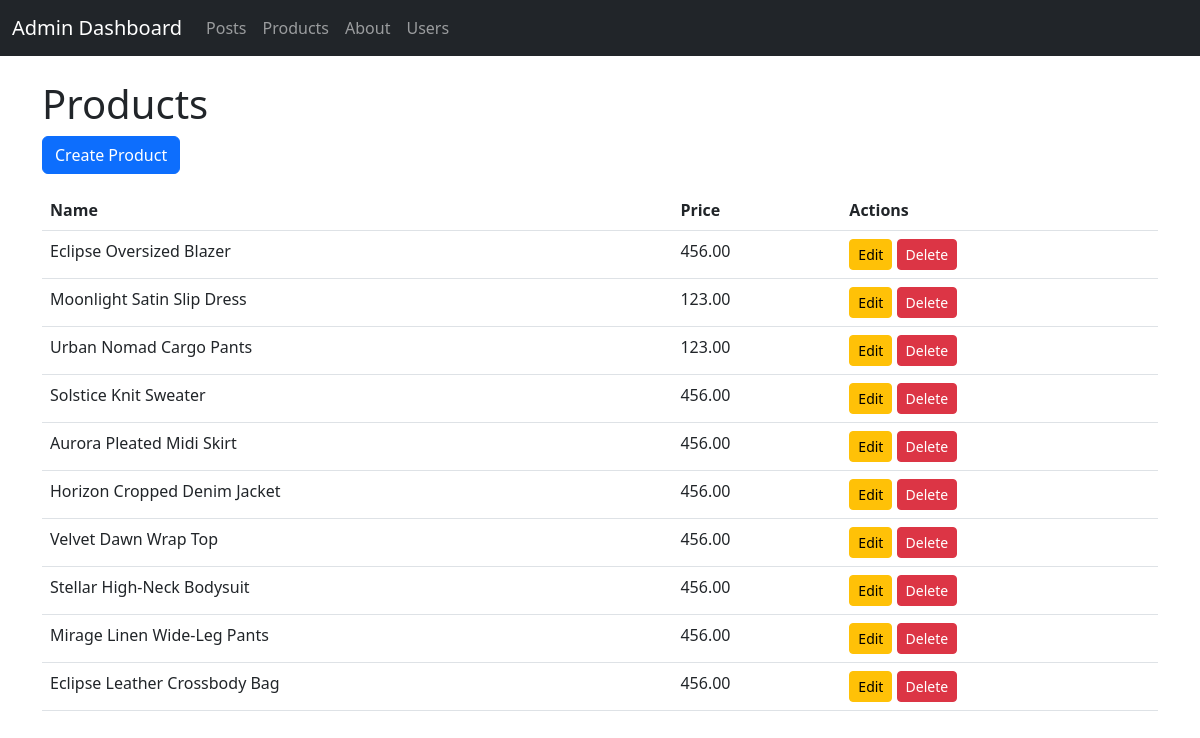
The app's page /admin-dashboard/admin/products/, older data.
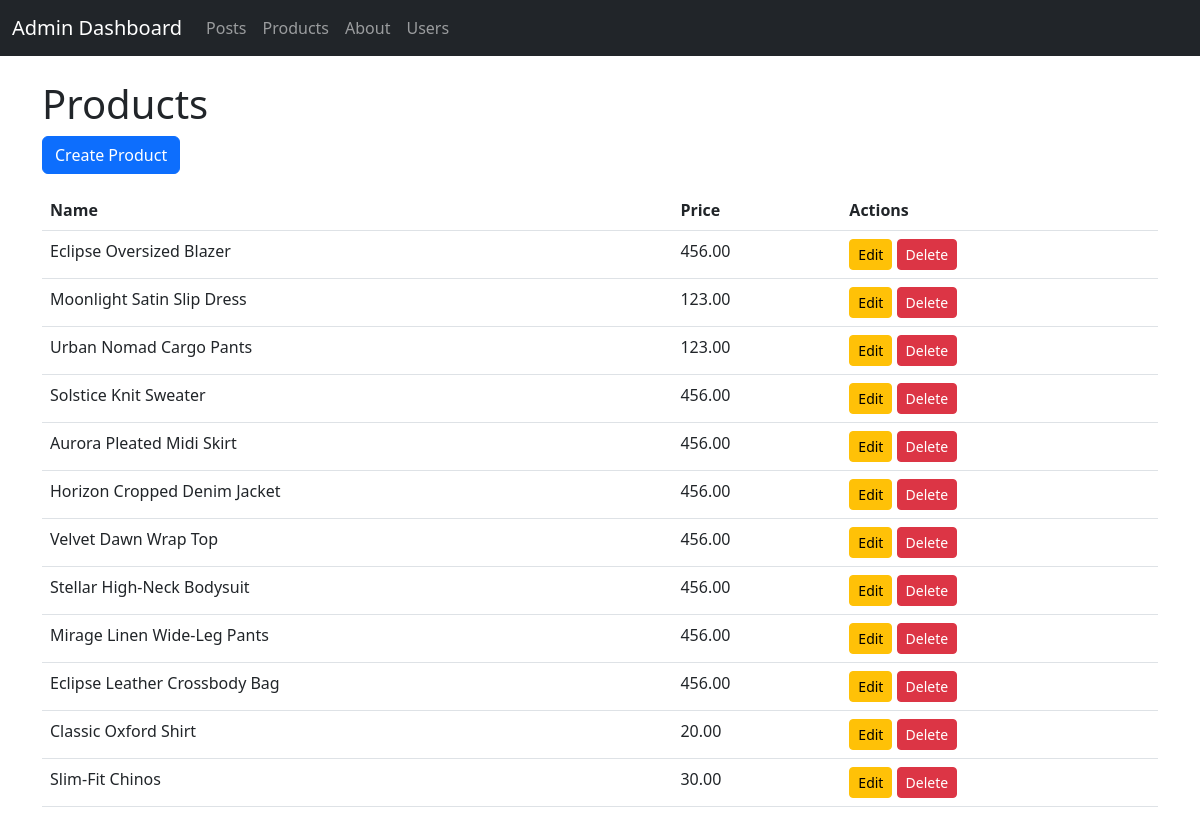
The same page, newer data.
### myapp/models.py (models this page shows, shortened)
class Product(models.Model):
    name = models.CharField(max_length=200)
    image = models.ImageField(upload_to='products/')
    description = models.TextField()
    price = models.DecimalField(max_digits=10, decimal_places=2)
    category = models.ForeignKey(Category, on_delete=models.CASCADE, null=True)
    is_best_selling = models.BooleanField(default=False)
    is_you_may_also_like = models.BooleanField(default=False)
    created_at = models.DateTimeField(auto_now_add=True)

### myapp/views.py (the view)
# urls.py: path('admin/products/', ProductAdminListView.as_view(), name='product_list_admin'),
class ProductAdminListView(ListView):
    model = Product
    template_name = 'myapp/product_list.html'

### myapp/context_processors.py (called while the page is built)
def categories(request):
    return {
        'categories': Category.objects.all()
    }

def cart_and_wishlist_counts(request):
    if request.user.is_authenticated:
        cart_count = Cart.objects.filter(user=request.user).count()
        wishlist_count = Wishlist.objects.filter(user=request.user).count()
    else:
        cart_count = 0
        wishlist_count = 0
    return {
        'cart_count': cart_count,
        'wishlist_count': wishlist_count,
    }

### myapp/templates/myapp/product_list.html
{% extends 'form/BaseAdmin.html' %}
{% block content %}
    <h1>Products</h1>
    <a href="{% url 'product_create_admin' %}" class="btn btn-primary mb-3">Create Product</a>
    <table class="table">
        <thead>
            <tr>
                <th>Name</th>
                <th>Price</th>
                <th>Actions</th>
            </tr>
        </thead>
        <tbody>
            {% for product in object_list %}
                <tr>
                    <td>{{ product.name }}</td>
                    <td>{{ product.price }}</td>
                    <td>
                        <a href="{% url 'product_update_admin' product.pk %}" class="btn btn-sm btn-warning">Edit</a>
                        <a href="{% url 'product_delete_admin' product.pk %}" class="btn btn-sm btn-danger">Delete</a>
                    </td>
                </tr>
            {% endfor %}
        </tbody>
    </table>
{% endblock %}

### template/form/BaseAdmin.html (shortened to what this page needs)
<!DOCTYPE html>
<html lang="en">
<head>
    <link href="https://cdn.jsdelivr.net/npm/bootstrap@5.3.0-alpha3/dist/css/bootstrap.min.css" rel="stylesheet">
</head>
<body>
    <nav class="navbar navbar-expand-lg navbar-dark bg-dark">
        <div class="container-fluid">
            <a class="navbar-brand" href="{% url 'admin_dashboard_index' %}">Admin Dashboard</a>
            <div class="collapse navbar-collapse" id="navbarNav">
                <ul class="navbar-nav">
                    <li class="nav-item">
                        <a class="nav-link" href="{% url 'post_list_admin' %}">Posts</a>
                    </li>
                    <li class="nav-item">
                        <a class="nav-link" href="{% url 'product_list_admin' %}">Products</a>
                    </li>
                    <li class="nav-item">
                        <a class="nav-link" href="{% url 'about_list_admin' %}">About</a>
                    </li>
                    <li class="nav-item">
                        <a class="nav-link" href="{% url 'user_list_admin' %}">Users</a>
                    </li>
                </ul>
            </div>
        </div>
    </nav>
    <div class="container mt-4">
        {% block content %}
        {% endblock %}
    </div>
</body>
</html>

Row changes from the older to the newer data that the page shows:
added Product: name "Classic Oxford Shirt", price "20.00"
added Product: name "Slim-Fit Chinos", price "30.00"
